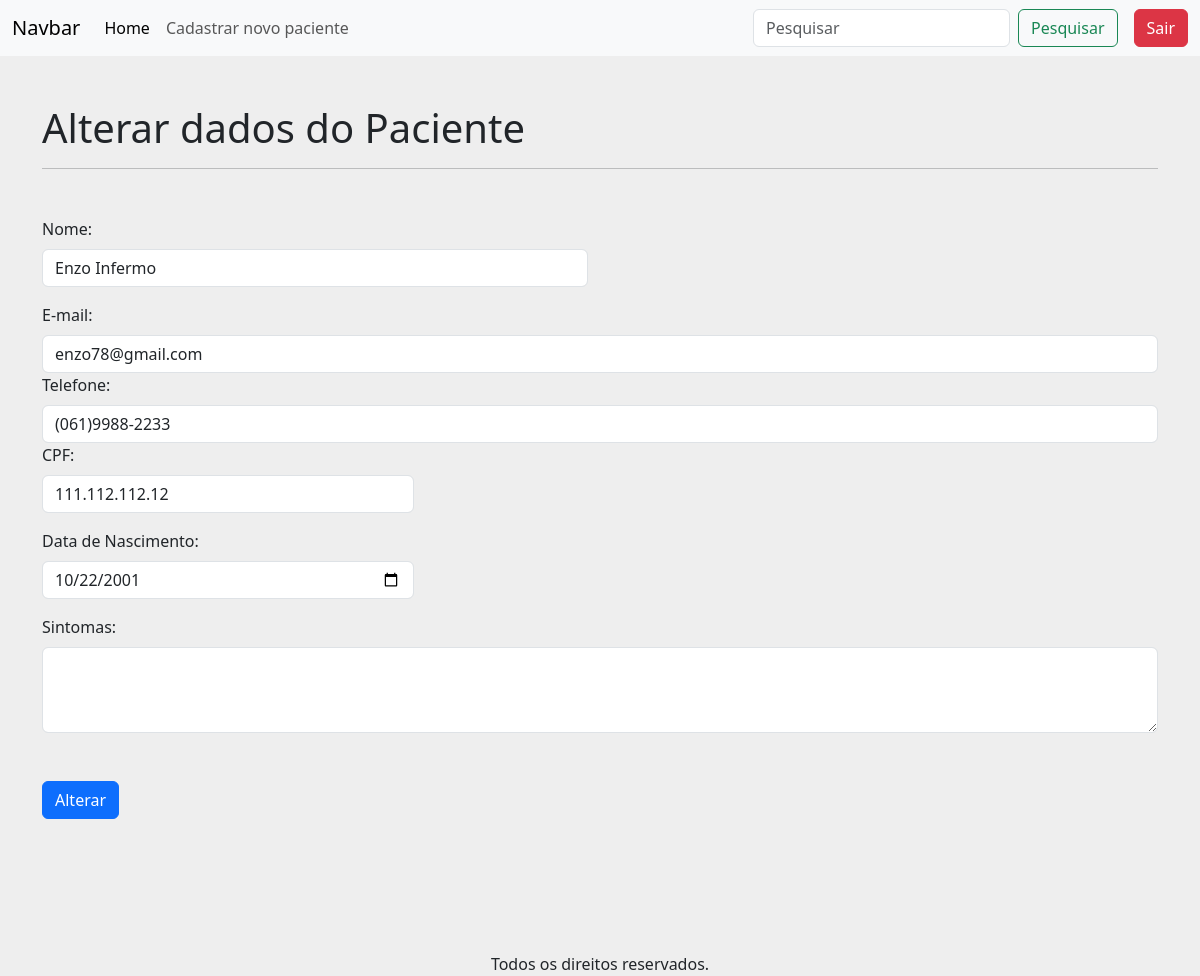
Screenshot of /alterarPaciente/2 (signed in) with the database file from the repository.
### apps/crud/models.py (models this page shows, shortened)
class Paciente(models.Model):
    codigo_paciente = models.AutoField(primary_key=True)
    nome = models.CharField(null=False, blank=False)
    cpf = models.CharField(max_length=14, unique=True, null=False, blank=False)
    email = models.EmailField(unique=True, null=False, blank=False)
    telefone = models.CharField(max_length=15, null=False, blank=False)
    data_nascimento = models.DateField(null=False, blank=False)
    sintomas = models.TextField(null=True, blank=True)

### apps/crud/views.py (the view)
# urls.py: path('alterarPaciente/<int:codigo_paciente>', views.alterar_paciente, name='alterar_paciente'),
@login_required
def alterar_paciente(request,codigo_paciente):
    paciente = Paciente.objects.get(codigo_paciente=codigo_paciente)
    if request.method == 'POST':
        form = PacienteForm(request.POST, instance=paciente)
        if form.is_valid():
            form.save()
            return redirect('index')
    else:
        form = PacienteForm(instance=paciente)
    return render(request, 'alterar_dados.html',{
        'form':form,
        'paciente':paciente,
    })

### apps/crud/templates/alterar_dados.html (shortened to what this page needs)
{% extends 'base-crud.html' %}
{% load static %}
{% block content %}
<h1 class="mt-5">
    Alterar dados do Paciente
</h1>
<hr>
<form action="{% url 'alterar_paciente' paciente.codigo_paciente %}" method="POST">
    {% include 'includes/form.html' %}
    <div class="d-flex justify-content-start mt-5 mb-5">
        <button type="submit" class="btn btn-primary">Alterar</button>
    </div>
</form>
{% endblock %}

### apps/crud/templates/includes/form.html (shortened to what this page needs)
<div class="row mt-5">
    <div class="col-12 col-md-6 mb-3">
        <label for="{{ for.nome.id_for_label }}"
     class="form-label">Nome:</label>
     {{ form.nome }}
    </div>
    </div class="coll-12 col-md-6 mb-3">
        <label for="{{ form.email.id_for_label }}" class="form-label">E-mail:</label>
        {{ form.email }}
        <label for="{{ form.telefone.id_for_label }}" class="form-label">Telefone:</label>
        {{ form.telefone }}
     <div class="col-12 col-md-6 col-lg-4 mb-3">
        <label for="{{ form.cpf.id_for_label }}" class="form-label">CPF:</label>
        {{ form.cpf }}
    </div>
    <div class="col-12 col-md-6 col-lg-4 mb-3">
        <label for="{{ form.data_nascimento.id_for_label }}" class="form-label">Data de Nascimento:</label>
        {{ form.data_nascimento }}
    </div>
    <div class="col-12 mb-3">
        <label for="{{ form.sintomas.id_for_label }}" class="form-label">Sintomas:</label>
        {{ form.sintomas }}
    </div>

### rows the page displays
Paciente: nome "Enzo Infermo", email "enzo78@gmail.com", telefone "(061)9988-2233", cpf "111.112.112.12", data_nascimento "10/22/2001"
